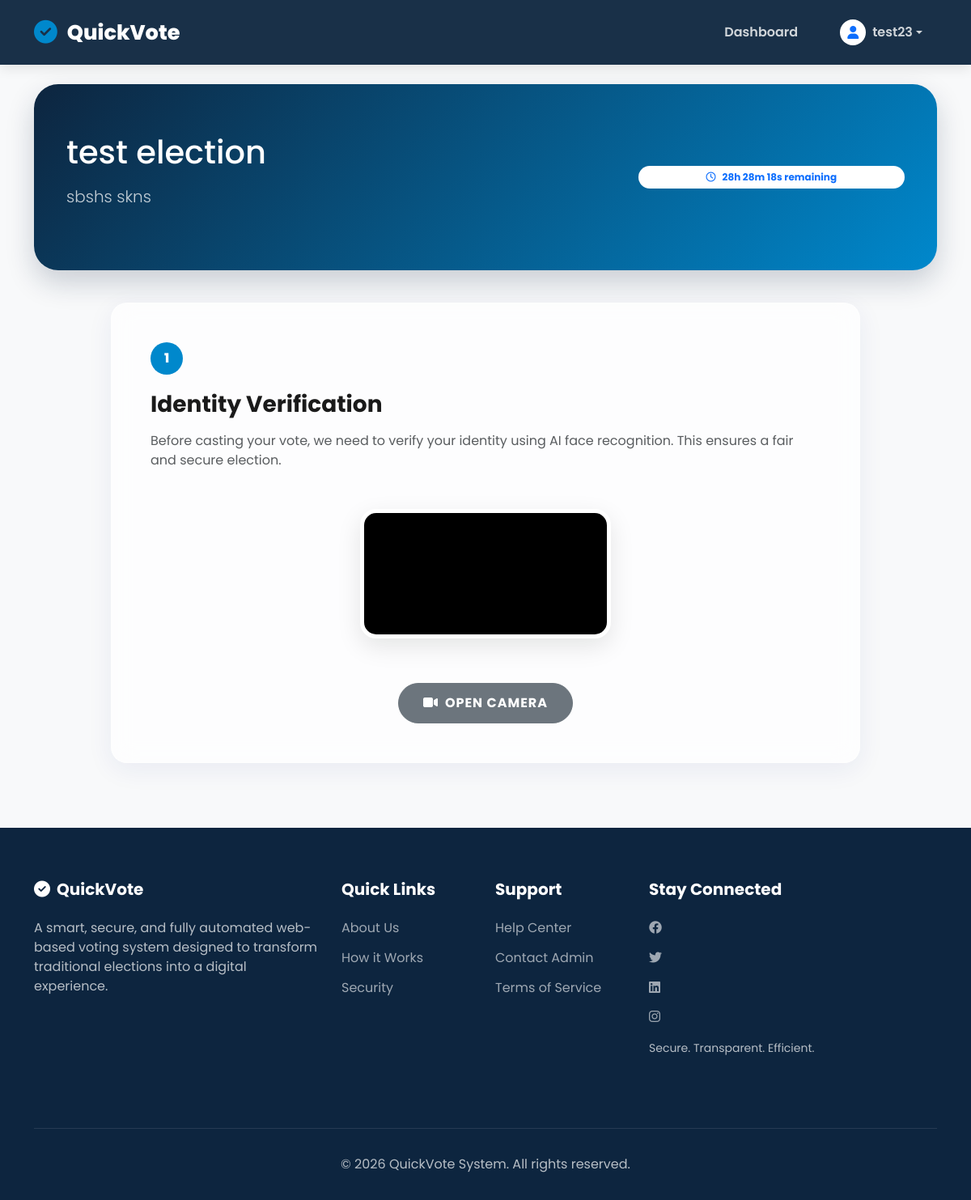
The page /3/ (signed in) on the database its author committed.
### users/models.py (models this page shows, shortened)
class User(AbstractUser):
    class Role(models.TextChoices):
        ADMIN = "ADMIN", "Admin"
        VOTER = "VOTER", "Voter"
    role = models.CharField(max_length=50, choices=Role.choices, default=Role.VOTER)
    mobile_number = models.CharField(max_length=10, blank=True, null=True)
    is_verified = models.BooleanField(default=False)

### election/models.py (models this page shows, shortened)
class Election(models.Model):
    title = models.CharField(max_length=200)
    description = models.TextField(blank=True)
    start_date = models.DateTimeField()
    end_date = models.DateTimeField()
    is_active = models.BooleanField(default=True)
    results_published = models.BooleanField(default=False)

### election/views.py (the view)
# urls.py: path('<int:election_id>/', views.election_detail, name='election_detail'),
@login_required
def election_detail(request, election_id):
    if request.user.role == User.Role.ADMIN:
        return redirect('admin_dashboard')
    election = get_object_or_404(Election, pk=election_id)
    candidates = election.candidates.all()
    has_voted = Vote.objects.filter(election=election, voter=request.user).exists()
    now = timezone.now()
    has_ended = now > election.end_date
    has_started = now >= election.start_date
    return render(request, 'election/detail.html', {
        'election': election,
        'candidates': candidates,
        'has_voted': has_voted,
        'has_ended': has_ended,
        'has_started': has_started
    })

### templates/election/detail.html (shortened to what this page needs)
{% extends 'base.html' %}
{% load static %}
{% block content %}
<div class="row mt-4">
    <div class="col-12 animate-up">
        <div class="election-header">
            <div class="row align-items-center">
                <div class="col-md-8">
                    <h1 class="fw-extrabold mb-3">{{ election.title }}</h1>
                    <p class="lead opacity-75">{{ election.description }}</p>
                </div>
                <div class="col-md-4 text-md-end">
                    <span class="badge bg-white text-primary px-4 py-2 rounded-pill fw-bold w-100 text-center"
                        id="election-timer-badge">
                        <i class="far fa-clock me-2"></i><span id="election-countdown">Ends: {{
                            election.end_date|date:"F d, Y h:i A" }}</span>
                    </span>
                </div>
            </div>
        </div>
    </div>
</div>
<div class="row justify-content-center">
    <div class="col-lg-10">
        {% if has_voted %}
        <div class="glass-card p-5 text-center animate-up">
            <div class="mb-4">
                <i class="fas fa-check-circle fa-5x text-success"></i>
            </div>
            <h2 class="fw-bold mb-3">Vote Successfully Cast!</h2>
            <p class="text-muted mb-5">Your voice has been heard. Thank you for participating in this election.</p>
            <a href="{% url 'election_results' election.id %}" class="btn btn-register px-5 py-3">
                <i class="fas fa-chart-pie me-2"></i>View Live Results
            </a>
        </div>
        {% else %}
        <div id="verification-section" class="glass-card p-5 animate-up delay-1">
            <div class="step-indicator">1</div>
            <h3 class="fw-bold mb-3">Identity Verification</h3>
            <p class="text-muted mb-5">Before casting your vote, we need to verify your identity using AI face
                recognition. This ensures a fair and secure election.</p>
            <div class="text-center mb-5">
                <div class="d-inline-block position-relative">
                    <video id="video" autoplay muted playsinline></video>
                </div>
            </div>
            <div class="d-grid gap-3 d-md-flex justify-content-md-center">
                <button id="start-camera" class="btn btn-action btn-secondary">
                    <i class="fas fa-video me-2"></i>Open Camera
                </button>
            </div>
        </div>
        {% endif %}
    </div>
</div>
{% endblock %}

### templates/base.html (shortened to what this page needs)
<!DOCTYPE html>
<html lang="en">
<head>
    <link href="https://cdn.jsdelivr.net/npm/bootstrap@5.3.0/dist/css/bootstrap.min.css" rel="stylesheet">
    <link rel="stylesheet" href="https://cdnjs.cloudflare.com/ajax/libs/font-awesome/6.4.0/css/all.min.css">
</head>
<body>
    <nav class="navbar navbar-expand-lg navbar-dark sticky-top">
        <div class="container">
            <a class="navbar-brand" href="{% url 'election_list' %}">
                <i class="fas fa-check-circle"></i>QuickVote
            </a>
            <div class="collapse navbar-collapse" id="navbarNav">
                <ul class="navbar-nav ms-auto align-items-center">
                    {% if user.is_authenticated %}
                    {% if user.role == 'VOTER' %}
                    <li class="nav-item">
                        <a class="nav-link" href="{% url 'dashboard' %}">Dashboard</a>
                    </li>
                    {% endif %}
                    <li class="nav-item dropdown ms-lg-3">
                        <a class="nav-link dropdown-toggle d-flex align-items-center" href="#" id="navbarDropdown"
                            role="button" data-bs-toggle="dropdown" aria-expanded="false">
                            <div class="bg-white text-primary rounded-circle d-flex align-items-center justify-content-center me-2"
                                style="width: 32px; height: 32px;">
                                <i class="fas fa-user"></i>
                            </div>
                            {{ user.username }}
                        </a>
                    </li>
                    {% endif %}
                </ul>
            </div>
        </div>
    </nav>
    <div class="main-wrapper">
        <div class="container">
            {% block content %}{% endblock %}
        </div>
    </div>
    <footer>
        <div class="container">
            <div class="row">
                <div class="col-md-4 mb-4">
                    <h5><i class="fas fa-check-circle me-2"></i>QuickVote</h5>
                    <p>A smart, secure, and fully automated web-based voting system designed to transform traditional
                        elections into a digital experience.</p>
                </div>
                <div class="col-md-2 mb-4">
                    <h5>Quick Links</h5>
                    <a href="#">About Us</a>
                    <a href="#">How it Works</a>
                    <a href="#">Security</a>
                </div>
                <div class="col-md-2 mb-4">
                    <h5>Support</h5>
                    <a href="#">Help Center</a>
                    <a href="#">Contact Admin</a>
                    <a href="#">Terms of Service</a>
                </div>
                <div class="col-md-4 mb-4">
                    <h5>Stay Connected</h5>
                    <div class="social-icons">
                        <a href="#"><i class="fab fa-facebook"></i></a>
                        <a href="#"><i class="fab fa-twitter"></i></a>
                        <a href="#"><i class="fab fa-linkedin"></i></a>
                        <a href="#"><i class="fab fa-instagram"></i></a>
                    </div>
                    <p class="mt-3 small">Secure. Transparent. Efficient.</p>
                </div>
            </div>
            <div class="footer-bottom">
                <p class="mb-0">&copy; {% now "Y" %} QuickVote System. All rights reserved.</p>
            </div>
        </div>
    </footer>
</body>
</html>

### templates/base.html (style rules this page uses)
:root { --primary-color: #0d253f; --secondary-color: #0088cc; --accent-color: #ffc107; --bg-light: #f8f9fa; --text-dark: #1a1a1a; --glass-bg: rgba(255, 255, 255, 0.7); --glass-border: rgba(255, 255, 255, 0.4); --glass-shadow: 0 8px 32px 0 rgba(31, 38, 135, 0.07); }
body { font-family: 'Poppins', sans-serif; background-color: var(--bg-light); color: var(--text-dark); display: flex; flex-direction: column; min-height: 100vh; overflow-x: hidden; }
.animate-up { animation: fadeInUp 0.8s ease-out forwards; opacity: 0; }
.delay-1 { animation-delay: 0.2s; }
.glass-card { background: var(--glass-bg); backdrop-filter: blur(15px); -webkit-backdrop-filter: blur(15px); border: 1px solid var(--glass-border); border-radius: 20px; box-shadow: var(--glass-shadow); transition: all 0.3s ease; }
.navbar { background: rgba(13, 37, 63, 0.95); backdrop-filter: blur(10px); -webkit-backdrop-filter: blur(10px); box-shadow: 0 4px 15px rgba(0, 0, 0, 0.1); padding: 1rem 0; z-index: 1000; }
.navbar-brand { font-weight: 800; font-size: 1.6rem; color: #fff !important; display: flex; align-items: center; }
.navbar-brand i { color: var(--secondary-color); margin-right: 12px; font-size: 1.8rem; }
.nav-link { font-weight: 600; color: rgba(255, 255, 255, 0.8) !important; margin: 0 10px; transition: all 0.3s; }
.main-wrapper { flex: 1; padding-bottom: 5rem; }
footer { background: var(--primary-color); color: rgba(255, 255, 255, 0.7); padding: 4rem 0 2rem; margin-top: auto; }
footer h5 { color: #fff; font-weight: 700; margin-bottom: 1.5rem; }
footer a { color: rgba(255, 255, 255, 0.6); text-decoration: none; transition: 0.3s; display: block; margin-bottom: 0.8rem; }
.footer-bottom { border-top: 1px solid rgba(255, 255, 255, 0.1); margin-top: 3rem; padding-top: 2rem; text-align: center; }

### templates/election/detail.html (style rules this page uses)
.election-header { background: linear-gradient(135deg, var(--primary-color) 0%, var(--secondary-color) 100%); color: white; padding: 60px 40px; border-radius: 30px; margin-bottom: 40px; box-shadow: 0 15px 35px rgba(13, 37, 63, 0.2); }
#video { border: 5px solid white; border-radius: 20px; box-shadow: 0 10px 30px rgba(0, 0, 0, 0.1); background: #000; width: 100%; max-width: 400px; }
.step-indicator { width: 40px; height: 40px; background: var(--secondary-color); color: white; border-radius: 50%; display: flex; align-items: center; justify-content: center; font-weight: 800; margin-bottom: 20px; }
.btn-action { padding: 12px 30px; border-radius: 50px; font-weight: 700; text-transform: uppercase; letter-spacing: 1px; transition: all 0.3s; }

### rows shown on the page
User: username "test23"
Election: title "test election", description "sbshs skns"
